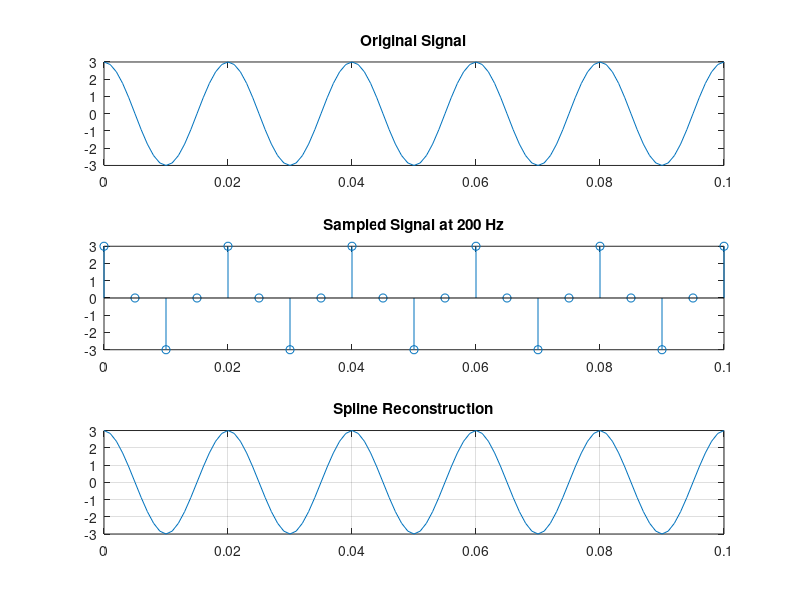

Write MATLAB code to recreate this figure.
t = 0:0.001:0.1;
x = 3*cos(100*pi*t);

% sampled
ts = 0:1/200:0.1;
xs = 3*cos(100*pi*ts);

%reconstruct - spline(sampled time, sampled signal, original time)
xr = spline(ts,xs,t);

subplot(3,1,1);
plot(t,x);
title('Original Signal');

subplot(3,1,2);
stem(ts,xs);
title('Sampled Signal at 200 Hz');

subplot(3,1,3);
plot(t,xr);
title('Spline Reconstruction');

grid on;
